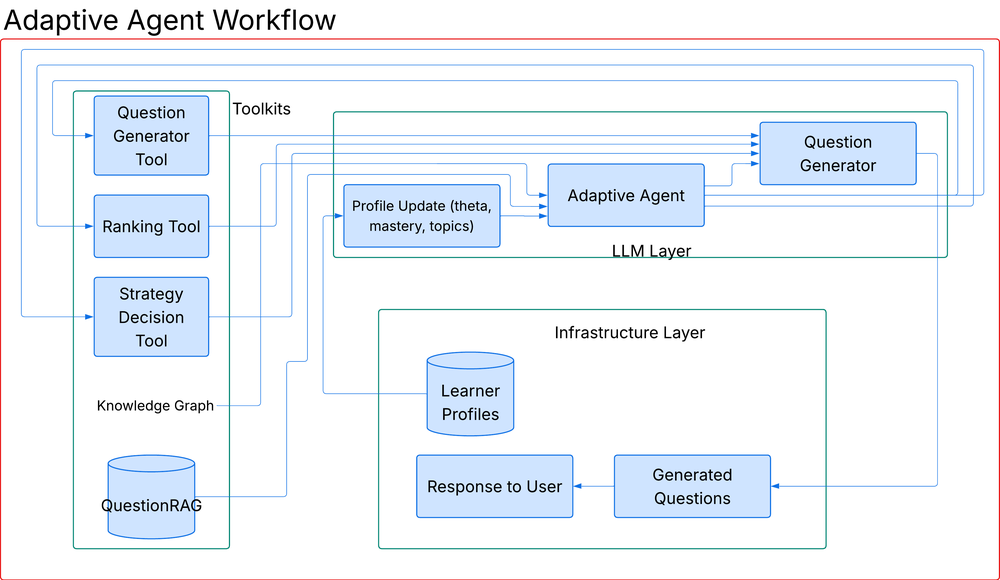
#> input picture assets/adaptive.png, 1000 x 580 px, shrunk from 3604 x 2091 before the run
$ python -i preprocessing.py   (imports and definitions only)
#> lines starting #> are read from the running program, lines starting #| are printed output that depends on the picture
import cv2
import numpy as np


def convert_to_gray(image: np.ndarray) -> np.ndarray:
    """Chuyển ảnh BGR sang Grayscale."""
    if len(image.shape) == 3:
        return cv2.cvtColor(image, cv2.COLOR_BGR2GRAY)
    return image


def enhance_contrast(image: np.ndarray, clip_limit: float = 1.5, tile_size: int = 8) -> np.ndarray:
    """
    Tăng độ tương phản nhẹ bằng CLAHE.
    Với PDF sạch, clip_limit để thấp (1.5) để không làm gắt nét chữ,
    nhưng đủ để chữ đen đậm hơn và nền trắng chuẩn hơn.
    """
    gray = convert_to_gray(image)
    clahe = cv2.createCLAHE(clipLimit=clip_limit, tileGridSize=(tile_size, tile_size))
    return clahe.apply(gray)


def preprocess_image(image: np.ndarray) -> np.ndarray:

    # 1. Chuyển xám và tăng tương phản
    enhanced = enhance_contrast(image)

    # 2. Chuyển lại 3 kênh để tương thích với PaddleOCR (yêu cầu BGR format)
    return cv2.cvtColor(enhanced, cv2.COLOR_GRAY2BGR)

>>> import cv2
>>> picture = cv2.imread('../../../../assets/adaptive.png')
#> picture is the input picture: shape (580, 1000, 3); mean B, G, R 248.4, 242.9, 238.3
>>> result = preprocess_image(picture)
#> in convert_to_gray, `return cv2.cvtColor(image, cv2.COLOR_BGR2GRAY)`:
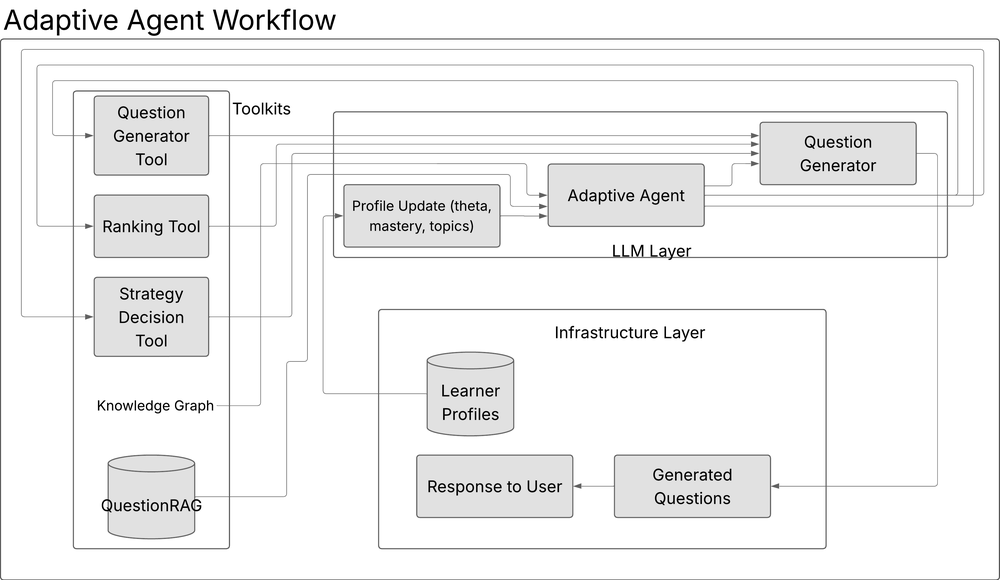
#> returned value: shape (580, 1000); min 0, max 255, mean 242.2

$ run again, on assets/pipeline.png
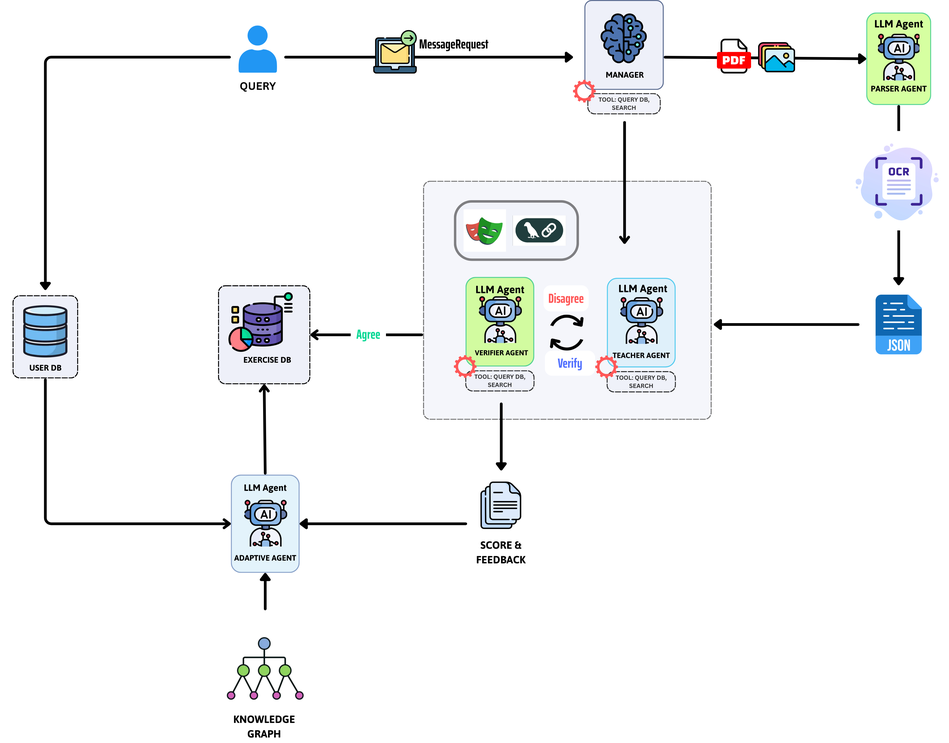
#> input picture assets/pipeline.png, 949 x 743 px, shrunk from 3834 x 3003 before the run
#> picture is the input picture: shape (743, 949, 3); mean B, G, R 245.4, 244.8, 243.2
#> in convert_to_gray, `return cv2.cvtColor(image, cv2.COLOR_BGR2GRAY)`:
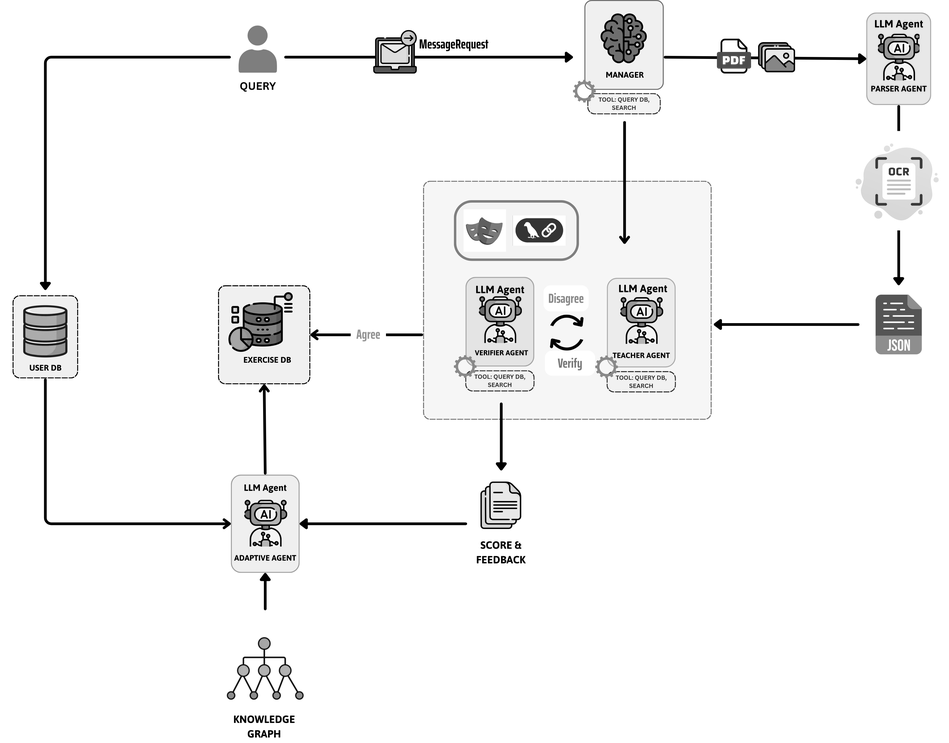
#> returned value: shape (743, 949); min 0, max 255, mean 244.4
